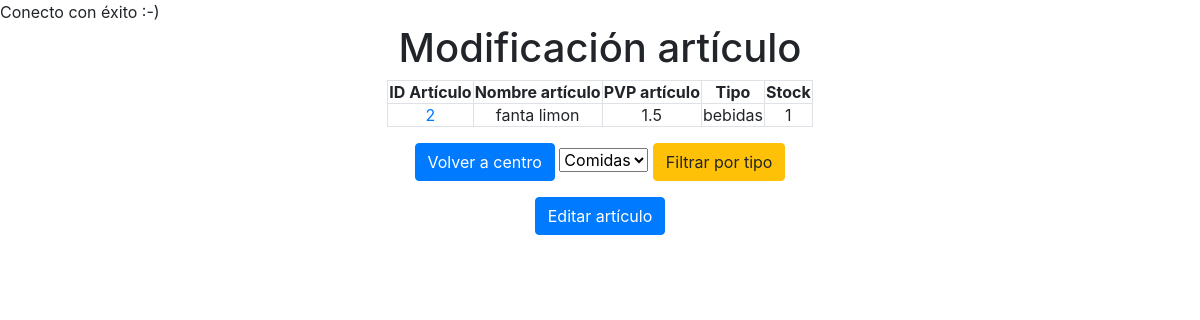
Screenshot of /ficha.php?idArticulos=2 (signed in) with the database file from the repository.
### tables this page shows
CREATE TABLE `Articulos` (
  `idArticulos` int(11) NOT NULL AUTO_INCREMENT,
  `nombreart` varchar(45) NOT NULL,
  `pvpart` double NOT NULL,
  `tipoart` varchar(20) DEFAULT NULL,
  `stock` int(11) NOT NULL,
  PRIMARY KEY (`idArticulos`)
);

### ficha.php (the view, shortened to what this page needs)
<?php
require_once "config.php";
$_ficha = $_GET["idArticulos"];
$sql = "SELECT * FROM Articulos WHERE `idArticulos`=$_ficha";
$result = mysqli_query($link,$sql);
?>
<!DOCTYPE html>
<html lang="es">
<head>
  <link rel="stylesheet" href="/css/bootstrap.min.css">
  <link rel="stylesheet" href="/css/modificacionarticulos.css">
</head>
<body>
<div class="container-fluid">
  <h1 class="text-center">Modificación artículo</h1>
  <div class="row">
    <div class="col-sm-12 text-center listadoart">
    <table class='table-stripped table-bordered text-center'>
    <tr><th>ID Artículo</th><th>Nombre artículo</th><th>PVP artículo</th><th>Tipo</th><th>Stock</th></tr>
    <?php
    if (mysqli_num_rows($result) > 0) {
        while($row = mysqli_fetch_assoc($result)) {
            echo "<tr><td id='idart'><a href='ficha.php?idArticulo='".$row['idArticulos']."</a>" . $row["idArticulos"]. "</td><td id='nomart'>" . $row["nombreart"]. "</td><td id='pvpart'>" . $row["pvpart"]. "</td><td id='tipoart'>" . $row["tipoart"] . "</td><td id='stock'>" . $row["stock"] . "</td></tr>";
        }
    } else {
        echo "0 results";
    }
    ?>
    </table>
    <p class="opciones">
        <a href="centro.php"><button type="button" class="btn btn-primary">Volver a centro</button></a>
        <select name="filtrotipo">
            <option value="comidas">Comidas</option>
        </select>
        <a href=""><button type="button" class="btn btn-warning">Filtrar por tipo</button></a>
    </p>
<button type="button" class="btn btn-primary" id="edit">Editar artículo</button>
    </div>
  </div>
</div>
</body>
</html>

### css/modificacionarticulos.css (style rules this page uses)
table { margin-left: auto; margin-right: auto; }
.opciones { margin: 1em; }

### rows the page displays
articulos: idArticulos "2", nombreart "fanta limon", pvpart "1.5", tipoart "bebidas", stock "1"
